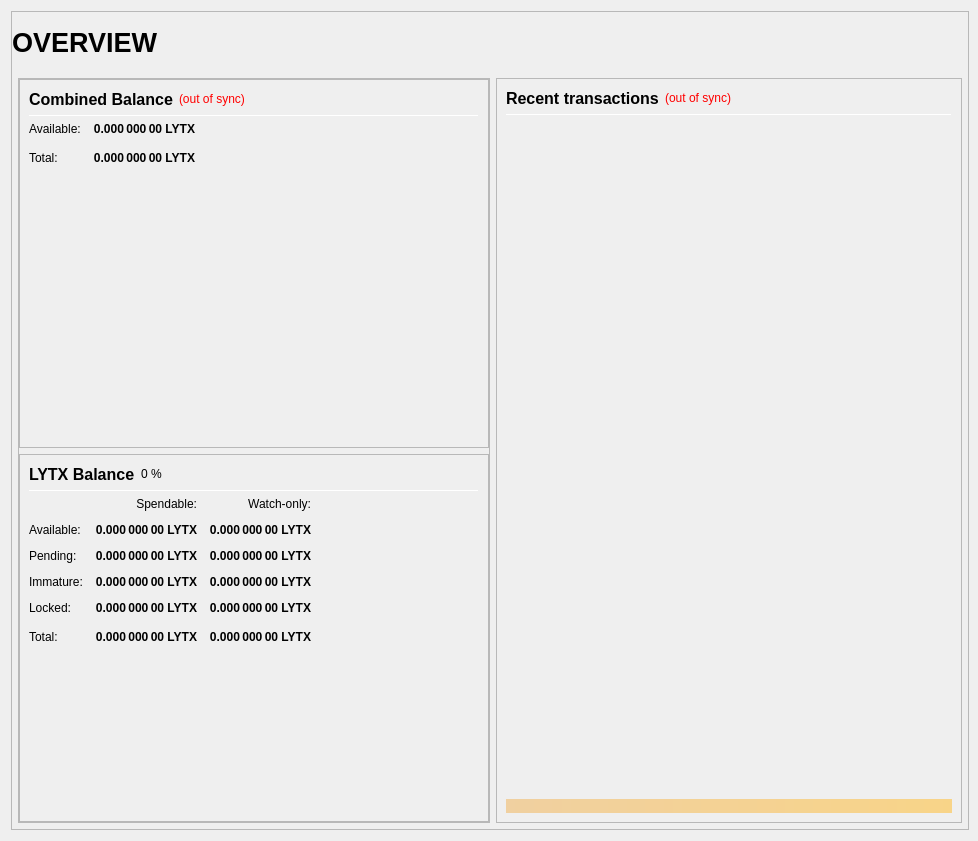
<?xml version="1.0" encoding="UTF-8"?>
<ui version="4.0">
 <class>OverviewPage</class>
 <widget class="QWidget" name="OverviewPage">
  <property name="geometry">
   <rect>
    <x>0</x>
    <y>0</y>
    <width>978</width>
    <height>841</height>
   </rect>
  </property>
  <property name="minimumSize">
   <size>
    <width>960</width>
    <height>682</height>
   </size>
  </property>
  <property name="windowTitle">
   <string>Form</string>
  </property>
  <layout class="QVBoxLayout" name="topLayout" stretch="1">
   <property name="rightMargin">
    <number>9</number>
   </property>
   <item>
    <widget class="QFrame" name="frame_BG">
     <property name="minimumSize">
      <size>
       <width>850</width>
       <height>610</height>
      </size>
     </property>
     <property name="maximumSize">
      <size>
       <width>16777215</width>
       <height>16777215</height>
      </size>
     </property>
     <property name="frameShape">
      <enum>QFrame::StyledPanel</enum>
     </property>
     <property name="frameShadow">
      <enum>QFrame::Raised</enum>
     </property>
     <layout class="QVBoxLayout" name="verticalLayout_3" stretch="1">
      <property name="leftMargin">
       <number>0</number>
      </property>
      <property name="topMargin">
       <number>0</number>
      </property>
      <property name="rightMargin">
       <number>0</number>
      </property>
      <property name="bottomMargin">
       <number>6</number>
      </property>
      <item>
       <layout class="QVBoxLayout" name="verticalLayout_Master" stretch="0,1">
        <property name="leftMargin">
         <number>0</number>
        </property>
        <property name="topMargin">
         <number>0</number>
        </property>
        <property name="rightMargin">
         <number>0</number>
        </property>
        <property name="bottomMargin">
         <number>0</number>
        </property>
        <item>
         <widget class="QFrame" name="frame_Header">
          <layout class="QVBoxLayout" name="verticalLayout_Header" stretch="0">
           <property name="leftMargin">
            <number>0</number>
           </property>
           <property name="topMargin">
            <number>0</number>
           </property>
           <property name="rightMargin">
            <number>0</number>
           </property>
           <property name="bottomMargin">
            <number>0</number>
           </property>
           <item>
            <layout class="QHBoxLayout" name="horizontalLayout_Header" stretch="1,0,1">
             <property name="spacing">
              <number>6</number>
             </property>
             <item>
              <widget class="QLabel" name="labelOverviewHeaderLeft">
               <property name="minimumSize">
                <size>
                 <width>464</width>
                 <height>60</height>
                </size>
               </property>
               <property name="maximumSize">
                <size>
                 <width>16777215</width>
                 <height>60</height>
                </size>
               </property>
               <property name="font">
                <font>
                 <pointsize>20</pointsize>
                 <weight>75</weight>
                 <bold>true</bold>
                </font>
               </property>
               <property name="text">
                <string>OVERVIEW</string>
               </property>
               <property name="alignment">
                <set>Qt::AlignLeading|Qt::AlignLeft|Qt::AlignVCenter</set>
               </property>
              </widget>
             </item>
             <item>
              <spacer name="horizontalSpacer_Header">
               <property name="orientation">
                <enum>Qt::Horizontal</enum>
               </property>
               <property name="sizeHint" stdset="0">
                <size>
                 <width>40</width>
                 <height>20</height>
                </size>
               </property>
              </spacer>
             </item>
             <item>
              <widget class="QLabel" name="labelOverviewHeaderRight">
               <property name="minimumSize">
                <size>
                 <width>464</width>
                 <height>60</height>
                </size>
               </property>
               <property name="maximumSize">
                <size>
                 <width>16777215</width>
                 <height>60</height>
                </size>
               </property>
               <property name="font">
                <font>
                 <pointsize>14</pointsize>
                </font>
               </property>
               <property name="text">
                <string/>
               </property>
               <property name="alignment">
                <set>Qt::AlignRight|Qt::AlignTrailing|Qt::AlignVCenter</set>
               </property>
              </widget>
             </item>
            </layout>
           </item>
          </layout>
         </widget>
        </item>
        <item>
         <widget class="QFrame" name="frame_Content">
          <layout class="QVBoxLayout" name="verticalLayout_Content">
           <property name="leftMargin">
            <number>6</number>
           </property>
           <property name="topMargin">
            <number>0</number>
           </property>
           <property name="rightMargin">
            <number>6</number>
           </property>
           <property name="bottomMargin">
            <number>0</number>
           </property>
           <item>
            <layout class="QHBoxLayout" name="horizontalLayout_Content" stretch="1,1">
             <property name="spacing">
              <number>6</number>
             </property>
             <item>
              <layout class="QVBoxLayout" name="verticalLayout_left" stretch="1">
               <item>
                <widget class="QFrame" name="frameObfuscation">
                 <property name="minimumSize">
                  <size>
                   <width>0</width>
                   <height>0</height>
                  </size>
                 </property>
                 <property name="frameShape">
                  <enum>QFrame::StyledPanel</enum>
                 </property>
                 <property name="frameShadow">
                  <enum>QFrame::Raised</enum>
                 </property>
                 <layout class="QVBoxLayout" name="verticalLayout" stretch="0,0,0">
                  <property name="leftMargin">
                   <number>0</number>
                  </property>
                  <property name="topMargin">
                   <number>0</number>
                  </property>
                  <property name="rightMargin">
                   <number>0</number>
                  </property>
                  <property name="bottomMargin">
                   <number>0</number>
                  </property>
                  <item>
                   <widget class="QFrame" name="frame_CombinedBalances">
                    <property name="minimumSize">
                     <size>
                      <width>470</width>
                      <height>0</height>
                     </size>
                    </property>
                    <property name="frameShape">
                     <enum>QFrame::StyledPanel</enum>
                    </property>
                    <property name="frameShadow">
                     <enum>QFrame::Raised</enum>
                    </property>
                    <layout class="QVBoxLayout" name="verticalLayout_5">
                     <item>
                      <layout class="QHBoxLayout" name="horizontalLayout_5" stretch="0,0,0">
                       <item>
                        <widget class="QLabel" name="label_5z">
                         <property name="minimumSize">
                          <size>
                           <width>0</width>
                           <height>20</height>
                          </size>
                         </property>
                         <property name="font">
                          <font>
                           <pointsize>12</pointsize>
                           <weight>75</weight>
                           <bold>true</bold>
                          </font>
                         </property>
                         <property name="toolTip">
                          <string>Combined Balance (including unconfirmed and immature coins)</string>
                         </property>
                         <property name="text">
                          <string>Combined Balance</string>
                         </property>
                        </widget>
                       </item>
                       <item>
                        <widget class="QLabel" name="labelWalletStatus">
                         <property name="cursor">
                          <cursorShape>WhatsThisCursor</cursorShape>
                         </property>
                         <property name="toolTip">
                          <string>The displayed information may be out of date. Your wallet automatically synchronizes with the Lytix network after a connection is established, but this process has not completed yet.</string>
                         </property>
                         <property name="styleSheet">
                          <string notr="true">QLabel { color: red; }</string>
                         </property>
                         <property name="text">
                          <string notr="true">(out of sync)</string>
                         </property>
                         <property name="alignment">
                          <set>Qt::AlignLeading|Qt::AlignLeft|Qt::AlignVCenter</set>
                         </property>
                        </widget>
                       </item>
                       <item>
                        <spacer name="horizontalSpacer_1">
                         <property name="orientation">
                          <enum>Qt::Horizontal</enum>
                         </property>
                         <property name="sizeHint" stdset="0">
                          <size>
                           <width>40</width>
                           <height>20</height>
                          </size>
                         </property>
                        </spacer>
                       </item>
                      </layout>
                     </item>
                     <item>
                      <widget class="Line" name="line_CombinedBalance">
                       <property name="minimumSize">
                        <size>
                         <width>0</width>
                         <height>1</height>
                        </size>
                       </property>
                       <property name="maximumSize">
                        <size>
                         <width>16777215</width>
                         <height>1</height>
                        </size>
                       </property>
                       <property name="orientation">
                        <enum>Qt::Horizontal</enum>
                       </property>
                      </widget>
                     </item>
                     <item>
                      <layout class="QGridLayout" name="gridLayout_3">
                       <property name="spacing">
                        <number>12</number>
                       </property>
                       <item row="1" column="0">
                        <widget class="QLabel" name="labelBalanceTextz">
                         <property name="text">
                          <string>Available:</string>
                         </property>
                        </widget>
                       </item>
                       <item row="1" column="1">
                        <widget class="QLabel" name="labelBalancez">
                         <property name="font">
                          <font>
                           <weight>75</weight>
                           <bold>true</bold>
                          </font>
                         </property>
                         <property name="cursor">
                          <cursorShape>IBeamCursor</cursorShape>
                         </property>
                         <property name="toolTip">
                          <string>Your current spendable balance</string>
                         </property>
                         <property name="text">
                          <string notr="true">0.000 000 00 LYTX</string>
                         </property>
                         <property name="alignment">
                          <set>Qt::AlignRight|Qt::AlignTrailing|Qt::AlignVCenter</set>
                         </property>
                         <property name="textInteractionFlags">
                          <set>Qt::LinksAccessibleByMouse|Qt::TextSelectableByKeyboard|Qt::TextSelectableByMouse</set>
                         </property>
                        </widget>
                       </item>
                       <item row="2" column="0">
                        <widget class="QLabel" name="labelTotalTextz">
                         <property name="text">
                          <string>Total:</string>
                         </property>
                        </widget>
                       </item>
                       <item row="2" column="1">
                        <widget class="QLabel" name="labelTotalz">
                         <property name="font">
                          <font>
                           <weight>75</weight>
                           <bold>true</bold>
                          </font>
                         </property>
                         <property name="cursor">
                          <cursorShape>IBeamCursor</cursorShape>
                         </property>
                         <property name="toolTip">
                          <string>Total Balance, including all unavailable coins.</string>
                         </property>
                         <property name="text">
                          <string notr="true">0.000 000 00 LYTX</string>
                         </property>
                         <property name="alignment">
                          <set>Qt::AlignRight|Qt::AlignTrailing|Qt::AlignVCenter</set>
                         </property>
                         <property name="textInteractionFlags">
                          <set>Qt::LinksAccessibleByMouse|Qt::TextSelectableByKeyboard|Qt::TextSelectableByMouse</set>
                         </property>
                        </widget>
                       </item>
                       <item row="2" column="3">
                        <spacer name="horizontalSpacer_2">
                         <property name="orientation">
                          <enum>Qt::Horizontal</enum>
                         </property>
                         <property name="sizeHint" stdset="0">
                          <size>
                           <width>40</width>
                           <height>20</height>
                          </size>
                         </property>
                        </spacer>
                       </item>
                      </layout>
                     </item>
                     <item>
                      <spacer name="verticalSpacer_1">
                       <property name="orientation">
                        <enum>Qt::Vertical</enum>
                       </property>
                       <property name="sizeHint" stdset="0">
                        <size>
                         <width>20</width>
                         <height>40</height>
                        </size>
                       </property>
                      </spacer>
                     </item>
                    </layout>
                   </widget>
                  </item>
                  <item>
                   <widget class="QFrame" name="frame_Balances">
                    <property name="frameShape">
                     <enum>QFrame::StyledPanel</enum>
                    </property>
                    <property name="frameShadow">
                     <enum>QFrame::Raised</enum>
                    </property>
                    <layout class="QVBoxLayout" name="verticalLayout_4">
                     <item>
                      <layout class="QHBoxLayout" name="horizontalLayout_4">
                       <item>
                        <widget class="QLabel" name="label_5">
                         <property name="minimumSize">
                          <size>
                           <width>0</width>
                           <height>20</height>
                          </size>
                         </property>
                         <property name="font">
                          <font>
                           <pointsize>12</pointsize>
                           <weight>75</weight>
                           <bold>true</bold>
                          </font>
                         </property>
                         <property name="text">
                          <string>LYTX Balance</string>
                         </property>
                        </widget>
                       </item>
                       <item>
                        <widget class="QLabel" name="labelPIVPercent">
                         <property name="text">
                          <string notr="true">0 %</string>
                         </property>
                        </widget>
                       </item>
                       <item>
                        <spacer name="horizontalSpacer_3">
                         <property name="orientation">
                          <enum>Qt::Horizontal</enum>
                         </property>
                         <property name="sizeHint" stdset="0">
                          <size>
                           <width>40</width>
                           <height>20</height>
                          </size>
                         </property>
                        </spacer>
                       </item>
                      </layout>
                     </item>
                     <item>
                      <widget class="Line" name="line_Balance">
                       <property name="minimumSize">
                        <size>
                         <width>0</width>
                         <height>1</height>
                        </size>
                       </property>
                       <property name="maximumSize">
                        <size>
                         <width>16777215</width>
                         <height>1</height>
                        </size>
                       </property>
                       <property name="orientation">
                        <enum>Qt::Horizontal</enum>
                       </property>
                      </widget>
                     </item>
                     <item>
                      <layout class="QGridLayout" name="gridLayout">
                       <property name="spacing">
                        <number>12</number>
                       </property>
                       <item row="0" column="1">
                        <widget class="QLabel" name="labelSpendable">
                         <property name="text">
                          <string>Spendable:</string>
                         </property>
                         <property name="alignment">
                          <set>Qt::AlignRight|Qt::AlignTrailing|Qt::AlignVCenter</set>
                         </property>
                        </widget>
                       </item>
                       <item row="0" column="2">
                        <widget class="QLabel" name="labelWatchonly">
                         <property name="text">
                          <string>Watch-only:</string>
                         </property>
                         <property name="alignment">
                          <set>Qt::AlignRight|Qt::AlignTrailing|Qt::AlignVCenter</set>
                         </property>
                        </widget>
                       </item>
                       <item row="1" column="0">
                        <widget class="QLabel" name="labelBalanceText">
                         <property name="text">
                          <string>Available:</string>
                         </property>
                        </widget>
                       </item>
                       <item row="1" column="1">
                        <widget class="QLabel" name="labelBalance">
                         <property name="font">
                          <font>
                           <weight>75</weight>
                           <bold>true</bold>
                          </font>
                         </property>
                         <property name="cursor">
                          <cursorShape>IBeamCursor</cursorShape>
                         </property>
                         <property name="toolTip">
                          <string>Your current spendable balance</string>
                         </property>
                         <property name="text">
                          <string notr="true">0.000 000 00 LYTX</string>
                         </property>
                         <property name="alignment">
                          <set>Qt::AlignRight|Qt::AlignTrailing|Qt::AlignVCenter</set>
                         </property>
                         <property name="textInteractionFlags">
                          <set>Qt::LinksAccessibleByMouse|Qt::TextSelectableByKeyboard|Qt::TextSelectableByMouse</set>
                         </property>
                        </widget>
                       </item>
                       <item row="1" column="2">
                        <widget class="QLabel" name="labelWatchAvailable">
                         <property name="font">
                          <font>
                           <weight>75</weight>
                           <bold>true</bold>
                          </font>
                         </property>
                         <property name="cursor">
                          <cursorShape>IBeamCursor</cursorShape>
                         </property>
                         <property name="toolTip">
                          <string>Your current balance in watch-only addresses</string>
                         </property>
                         <property name="text">
                          <string notr="true">0.000 000 00 LYTX</string>
                         </property>
                         <property name="alignment">
                          <set>Qt::AlignRight|Qt::AlignTrailing|Qt::AlignVCenter</set>
                         </property>
                         <property name="textInteractionFlags">
                          <set>Qt::LinksAccessibleByMouse|Qt::TextSelectableByKeyboard|Qt::TextSelectableByMouse</set>
                         </property>
                        </widget>
                       </item>
                       <item row="2" column="0">
                        <widget class="QLabel" name="labelPendingText">
                         <property name="text">
                          <string>Pending:</string>
                         </property>
                        </widget>
                       </item>
                       <item row="2" column="1">
                        <widget class="QLabel" name="labelUnconfirmed">
                         <property name="font">
                          <font>
                           <weight>75</weight>
                           <bold>true</bold>
                          </font>
                         </property>
                         <property name="cursor">
                          <cursorShape>IBeamCursor</cursorShape>
                         </property>
                         <property name="toolTip">
                          <string>Total of transactions that have yet to be confirmed, and do not yet count toward the spendable balance</string>
                         </property>
                         <property name="text">
                          <string notr="true">0.000 000 00 LYTX</string>
                         </property>
                         <property name="alignment">
                          <set>Qt::AlignRight|Qt::AlignTrailing|Qt::AlignVCenter</set>
                         </property>
                         <property name="textInteractionFlags">
                          <set>Qt::LinksAccessibleByMouse|Qt::TextSelectableByKeyboard|Qt::TextSelectableByMouse</set>
                         </property>
                        </widget>
                       </item>
                       <item row="2" column="2">
                        <widget class="QLabel" name="labelWatchPending">
                         <property name="font">
                          <font>
                           <weight>75</weight>
                           <bold>true</bold>
                          </font>
                         </property>
                         <property name="cursor">
                          <cursorShape>IBeamCursor</cursorShape>
                         </property>
                         <property name="toolTip">
                          <string>Unconfirmed transactions to watch-only addresses</string>
                         </property>
                         <property name="text">
                          <string notr="true">0.000 000 00 LYTX</string>
                         </property>
                         <property name="alignment">
                          <set>Qt::AlignRight|Qt::AlignTrailing|Qt::AlignVCenter</set>
                         </property>
                         <property name="textInteractionFlags">
                          <set>Qt::LinksAccessibleByMouse|Qt::TextSelectableByKeyboard|Qt::TextSelectableByMouse</set>
                         </property>
                        </widget>
                       </item>
                       <item row="3" column="0">
                        <widget class="QLabel" name="labelImmatureText">
                         <property name="text">
                          <string>Immature:</string>
                         </property>
                        </widget>
                       </item>
                       <item row="3" column="1">
                        <widget class="QLabel" name="labelImmature">
                         <property name="font">
                          <font>
                           <weight>75</weight>
                           <bold>true</bold>
                          </font>
                         </property>
                         <property name="cursor">
                          <cursorShape>IBeamCursor</cursorShape>
                         </property>
                         <property name="toolTip">
                          <string>Staked, masternode or maxnode rewards that has not yet matured</string>
                         </property>
                         <property name="text">
                          <string notr="true">0.000 000 00 LYTX</string>
                         </property>
                         <property name="alignment">
                          <set>Qt::AlignRight|Qt::AlignTrailing|Qt::AlignVCenter</set>
                         </property>
                         <property name="textInteractionFlags">
                          <set>Qt::LinksAccessibleByMouse|Qt::TextSelectableByKeyboard|Qt::TextSelectableByMouse</set>
                         </property>
                        </widget>
                       </item>
                       <item row="3" column="2">
                        <widget class="QLabel" name="labelWatchImmature">
                         <property name="font">
                          <font>
                           <weight>75</weight>
                           <bold>true</bold>
                          </font>
                         </property>
                         <property name="cursor">
                          <cursorShape>IBeamCursor</cursorShape>
                         </property>
                         <property name="toolTip">
                          <string>Staked, masternode or maxnode rewards in watch-only addresses that has not yet matured</string>
                         </property>
                         <property name="text">
                          <string notr="true">0.000 000 00 LYTX</string>
                         </property>
                         <property name="alignment">
                          <set>Qt::AlignRight|Qt::AlignTrailing|Qt::AlignVCenter</set>
                         </property>
                         <property name="textInteractionFlags">
                          <set>Qt::LinksAccessibleByMouse|Qt::TextSelectableByKeyboard|Qt::TextSelectableByMouse</set>
                         </property>
                        </widget>
                       </item>
                       <item row="4" column="0">
                        <widget class="QLabel" name="labelLockedBalanceText">
                         <property name="toolTip">
                          <string>Locked LYTX, Masternode or Maxnode collaterals.</string>
                         </property>
                         <property name="text">
                          <string>Locked:</string>
                         </property>
                        </widget>
                       </item>
                       <item row="4" column="1">
                        <widget class="QLabel" name="labelLockedBalance">
                         <property name="font">
                          <font>
                           <weight>75</weight>
                           <bold>true</bold>
                          </font>
                         </property>
                         <property name="cursor">
                          <cursorShape>IBeamCursor</cursorShape>
                         </property>
                         <property name="toolTip">
                          <string>Locked LYTX, Masternode or Maxnode collaterals.</string>
                         </property>
                         <property name="text">
                          <string notr="true">0.000 000 00 LYTX</string>
                         </property>
                         <property name="alignment">
                          <set>Qt::AlignRight|Qt::AlignTrailing|Qt::AlignVCenter</set>
                         </property>
                         <property name="textInteractionFlags">
                          <set>Qt::LinksAccessibleByMouse|Qt::TextSelectableByKeyboard|Qt::TextSelectableByMouse</set>
                         </property>
                        </widget>
                       </item>
                       <item row="4" column="2">
                        <widget class="QLabel" name="labelWatchLocked">
                         <property name="font">
                          <font>
                           <weight>75</weight>
                           <bold>true</bold>
                          </font>
                         </property>
                         <property name="cursor">
                          <cursorShape>IBeamCursor</cursorShape>
                         </property>
                         <property name="toolTip">
                          <string>Current locked balance in watch-only addresses</string>
                         </property>
                         <property name="text">
                          <string notr="true">0.000 000 00 LYTX</string>
                         </property>
                         <property name="alignment">
                          <set>Qt::AlignRight|Qt::AlignTrailing|Qt::AlignVCenter</set>
                         </property>
                         <property name="textInteractionFlags">
                          <set>Qt::LinksAccessibleByMouse|Qt::TextSelectableByKeyboard|Qt::TextSelectableByMouse</set>
                         </property>
                        </widget>
                       </item>
                       <item row="5" column="0">
                        <widget class="QLabel" name="labelTotalText">
                         <property name="toolTip">
                          <string>Your current balance, unconfirmed and immature transactions included</string>
                         </property>
                         <property name="text">
                          <string>Total:</string>
                         </property>
                        </widget>
                       </item>
                       <item row="5" column="1">
                        <widget class="QLabel" name="labelTotal">
                         <property name="font">
                          <font>
                           <weight>75</weight>
                           <bold>true</bold>
                          </font>
                         </property>
                         <property name="cursor">
                          <cursorShape>IBeamCursor</cursorShape>
                         </property>
                         <property name="toolTip">
                          <string>Your current balance, unconfirmed and immature transactions included</string>
                         </property>
                         <property name="text">
                          <string notr="true">0.000 000 00 LYTX</string>
                         </property>
                         <property name="alignment">
                          <set>Qt::AlignRight|Qt::AlignTrailing|Qt::AlignVCenter</set>
                         </property>
                         <property name="textInteractionFlags">
                          <set>Qt::LinksAccessibleByMouse|Qt::TextSelectableByKeyboard|Qt::TextSelectableByMouse</set>
                         </property>
                        </widget>
                       </item>
                       <item row="5" column="2">
                        <widget class="QLabel" name="labelWatchTotal">
                         <property name="font">
                          <font>
                           <weight>75</weight>
                           <bold>true</bold>
                          </font>
                         </property>
                         <property name="cursor">
                          <cursorShape>IBeamCursor</cursorShape>
                         </property>
                         <property name="toolTip">
                          <string>Current total balance in watch-only addresses</string>
                         </property>
                         <property name="text">
                          <string notr="true">0.000 000 00 LYTX</string>
                         </property>
                         <property name="alignment">
                          <set>Qt::AlignRight|Qt::AlignTrailing|Qt::AlignVCenter</set>
                         </property>
                         <property name="textInteractionFlags">
                          <set>Qt::LinksAccessibleByMouse|Qt::TextSelectableByKeyboard|Qt::TextSelectableByMouse</set>
                         </property>
                        </widget>
                       </item>
                       <item row="5" column="3">
                        <spacer name="horizontalSpacer_9">
                         <property name="orientation">
                          <enum>Qt::Horizontal</enum>
                         </property>
                         <property name="sizeHint" stdset="0">
                          <size>
                           <width>40</width>
                           <height>20</height>
                          </size>
                         </property>
                        </spacer>
                       </item>
                      </layout>
                     </item>
                     <item>
                      <spacer name="verticalSpacer_3">
                       <property name="orientation">
                        <enum>Qt::Vertical</enum>
                       </property>
                       <property name="sizeHint" stdset="0">
                        <size>
                         <width>20</width>
                         <height>40</height>
                        </size>
                       </property>
                      </spacer>
                     </item>
                    </layout>
                   </widget>
                  </item>
                 </layout>
                </widget>
               </item>
              </layout>
             </item>
             <item>
              <layout class="QVBoxLayout" name="verticalLayout_right" stretch="1">
               <item>
                <widget class="QFrame" name="frame_RecentTransactions">
                 <property name="minimumSize">
                  <size>
                   <width>0</width>
                   <height>0</height>
                  </size>
                 </property>
                 <property name="frameShape">
                  <enum>QFrame::StyledPanel</enum>
                 </property>
                 <property name="frameShadow">
                  <enum>QFrame::Raised</enum>
                 </property>
                 <layout class="QVBoxLayout" name="verticalLayout_1" stretch="0,0,0,0,0">
                  <item>
                   <layout class="QHBoxLayout" name="horizontalLayout_2">
                    <item>
                     <widget class="QLabel" name="label_4">
                      <property name="minimumSize">
                       <size>
                        <width>0</width>
                        <height>20</height>
                       </size>
                      </property>
                      <property name="font">
                       <font>
                        <pointsize>12</pointsize>
                        <weight>75</weight>
                        <bold>true</bold>
                       </font>
                      </property>
                      <property name="text">
                       <string>Recent transactions</string>
                      </property>
                     </widget>
                    </item>
                    <item>
                     <widget class="QLabel" name="labelTransactionsStatus">
                      <property name="cursor">
                       <cursorShape>WhatsThisCursor</cursorShape>
                      </property>
                      <property name="toolTip">
                       <string>The displayed information may be out of date. Your wallet automatically synchronizes with the Lytix network after a connection is established, but this process has not completed yet.</string>
                      </property>
                      <property name="styleSheet">
                       <string notr="true">QLabel { color: red; }</string>
                      </property>
                      <property name="text">
                       <string notr="true">(out of sync)</string>
                      </property>
                      <property name="alignment">
                       <set>Qt::AlignRight|Qt::AlignTrailing|Qt::AlignVCenter</set>
                      </property>
                     </widget>
                    </item>
                    <item>
                     <spacer name="horizontalSpacer">
                      <property name="orientation">
                       <enum>Qt::Horizontal</enum>
                      </property>
                      <property name="sizeHint" stdset="0">
                       <size>
                        <width>40</width>
                        <height>20</height>
                       </size>
                      </property>
                     </spacer>
                    </item>
                   </layout>
                  </item>
                  <item>
                   <widget class="Line" name="line">
                    <property name="minimumSize">
                     <size>
                      <width>0</width>
                      <height>1</height>
                     </size>
                    </property>
                    <property name="maximumSize">
                     <size>
                      <width>16777215</width>
                      <height>1</height>
                     </size>
                    </property>
                    <property name="orientation">
                     <enum>Qt::Horizontal</enum>
                    </property>
                   </widget>
                  </item>
                  <item>
                   <widget class="QListView" name="listTransactions">
                    <property name="minimumSize">
                     <size>
                      <width>0</width>
                      <height>0</height>
                     </size>
                    </property>
                    <property name="styleSheet">
                     <string notr="true">QListView { background: transparent; }</string>
                    </property>
                    <property name="frameShape">
                     <enum>QFrame::NoFrame</enum>
                    </property>
                    <property name="verticalScrollBarPolicy">
                     <enum>Qt::ScrollBarAlwaysOff</enum>
                    </property>
                    <property name="horizontalScrollBarPolicy">
                     <enum>Qt::ScrollBarAlwaysOff</enum>
                    </property>
                    <property name="selectionMode">
                     <enum>QAbstractItemView::NoSelection</enum>
                    </property>
                   </widget>
                  </item>
                  <item>
                   <spacer name="verticalSpacer_2">
                    <property name="orientation">
                     <enum>Qt::Vertical</enum>
                    </property>
                    <property name="sizeType">
                     <enum>QSizePolicy::Expanding</enum>
                    </property>
                    <property name="sizeHint" stdset="0">
                     <size>
                      <width>20</width>
                      <height>40</height>
                     </size>
                    </property>
                   </spacer>
                  </item>
                  <item>
                   <widget class="QLabel" name="labelAlerts">
                    <property name="maximumSize">
                     <size>
                      <width>16777215</width>
                      <height>16777215</height>
                     </size>
                    </property>
                    <property name="styleSheet">
                     <string notr="true">background-color: qlineargradient(x1: 0, y1: 0, x2: 1, y2: 0, stop:0 #F0D0A0, stop:1 #F8D488); color:#000000;</string>
                    </property>
                    <property name="text">
                     <string/>
                    </property>
                    <property name="wordWrap">
                     <bool>true</bool>
                    </property>
                    <property name="margin">
                     <number>3</number>
                    </property>
                   </widget>
                  </item>
                 </layout>
                </widget>
               </item>
              </layout>
             </item>
            </layout>
           </item>
          </layout>
         </widget>
        </item>
       </layout>
      </item>
     </layout>
    </widget>
   </item>
  </layout>
 </widget>
 <resources/>
 <connections/>
</ui>
